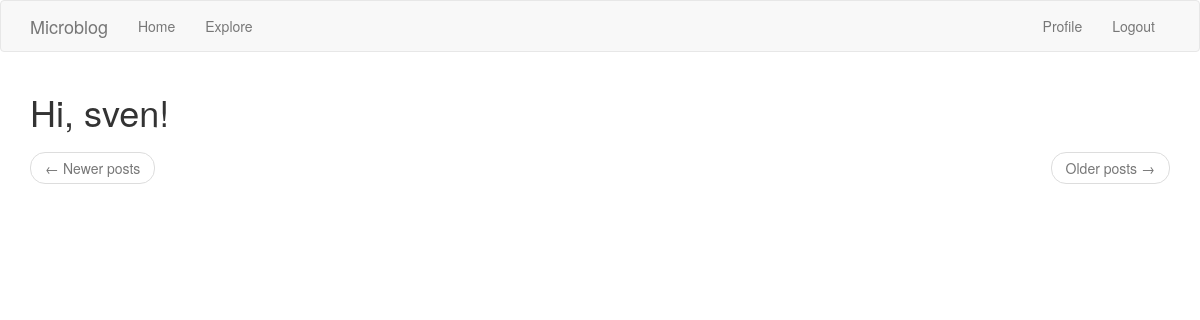
Before: /explore (signed in) with the older database file.
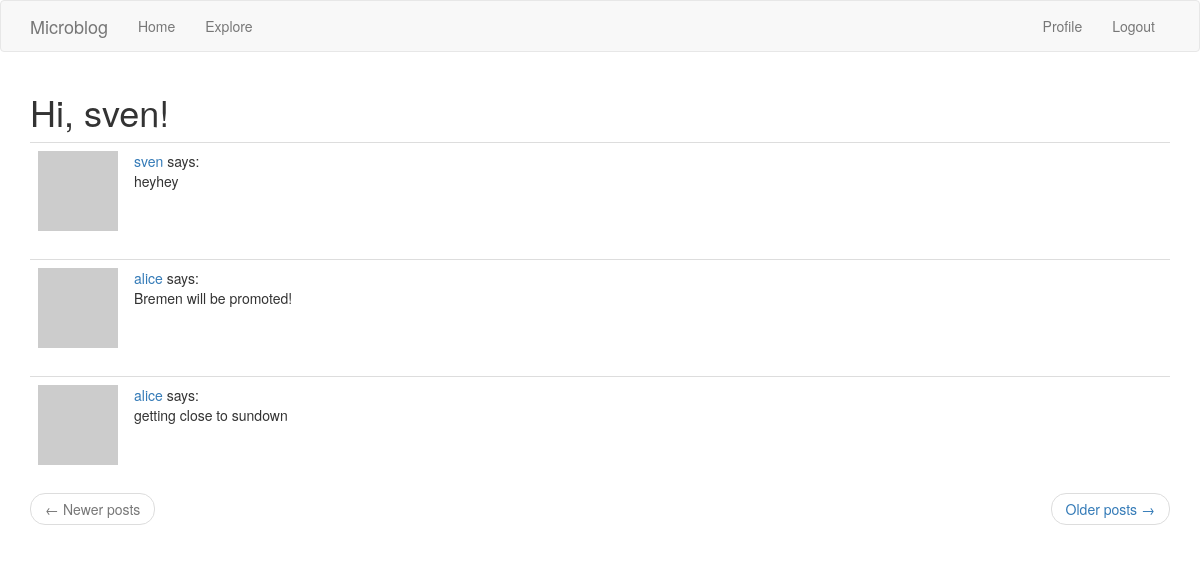
After: the same page with the newer database file.
### app/models.py (models this page shows, shortened)
class User(UserMixin, db.Model):
    id = db.Column(db.Integer, primary_key=True)
    username = db.Column(db.String(64), index = True, unique = True)
    email = db.Column(db.String(120), index = True, unique = True)
    password_hash = db.Column(db.String(128))
    posts = db.relationship('Post', backref='author', lazy='dynamic')
    about_me = db.Column(db.String(140))
    last_seen = db.Column(db.DateTime, default=datetime.utcnow)
    followed = db.relationship('User', secondary=followers,
                                primaryjoin=(followers.c.follower_id == id),
                                secondaryjoin=(followers.c.followed_id == id),
                                backref=db.backref('followers', lazy='dynamic'),
                                lazy = 'dynamic')
    followed = db.relationship(
        'User', secondary=followers,
        primaryjoin=(followers.c.follower_id == id),
        secondaryjoin=(followers.c.followed_id == id),
        backref=db.backref('followers', lazy='dynamic'), lazy='dynamic')
    def avatar(self, size):
        digest = md5(self.email.lower().encode('utf-8')).hexdigest()
        return f'https://www.gravatar.com/avatar/{digest}?d=identicon&s={size}'

class Post(db.Model):
    id = db.Column(db.Integer, primary_key=True)
    body = db.Column(db.String(140))
    timestamp = db.Column(db.DateTime, index=True, default=datetime.utcnow)
    user_id = db.Column(db.Integer, db.ForeignKey('user.id'))

### app/routes.py (the view)
@app.route('/explore')
@login_required
def explore():
    page = request.args.get('page', 1, type=int)
    posts = Post.query.order_by(Post.timestamp.desc()).paginate(
        page, app.config['POSTS_PER_PAGE'], False)
    next_url = url_for('explore', page=posts.next_num) \
        if posts.has_next else None
    prev_url = url_for('explore', page=posts.prev_num) \
        if posts.has_prev else None
    return render_template("index.html", title='Explore', posts=posts.items,
                          next_url=next_url, prev_url=prev_url)

### app/models.py (called while the page is built)
@login.user_loader
def load_user(id):
    return User.query.get(int(id))

### app/routes.py (called while the page is built)
@app.before_request
def before_request():
    if current_user.is_authenticated:
        current_user.last_seen = datetime.utcnow()
        db.session.commit() #db.session.add is done internally by flask when using current_user

### app/templates/index.html (shortened to what this page needs)
{% extends "base.html" %}
{% import 'bootstrap/wtf.html' as wtf %}
{% block app_content %}
    <h1>Hi, {{ current_user.username }}!</h1>
    {% for post in posts %}
        {% include '_posts.html' %}
    {% endfor %}
    <nav aria-label="...">
        <ul class="pager">
            <li class="previous{% if not prev_url %} disabled{% endif %}">
                <a href="{{ prev_url or '#' }}">
                    <span aria-hidden="true">&larr;</span> Newer posts
                </a>
            </li>
            <li class="next{% if not next_url %} disabled{% endif %}">
                <a href="{{ next_url or '#' }}">
                    Older posts <span aria-hidden="true">&rarr;</span>
                </a>
            </li>
        </ul>
    </nav>
{% endblock %}

### app/templates/base.html (shortened to what this page needs)
{% extends 'bootstrap/base.html' %}
{% block navbar %}
    <nav class="navbar navbar-default">
        <div class="container">
            <div class="navbar-header">
                <a class="navbar-brand" href="{{ url_for('index') }}">Microblog</a>
            </div>
            <div class="collapse navbar-collapse" id="bs-example-navbar-collapse-1">
                <ul class="nav navbar-nav">
                    <li><a href="{{ url_for('index') }}">Home</a></li>
                    <li><a href="{{ url_for('explore') }}">Explore</a></li>
                </ul>
                <ul class="nav navbar-nav navbar-right">
                    {% if current_user.is_anonymous %}
                    <li><a href="{{ url_for('login') }}">Login</a></li>
                    {% else %}
                    <li><a href="{{ url_for('user', username=current_user.username) }}">Profile</a></li>
                    <li><a href="{{ url_for('logout') }}">Logout</a></li>
                    {% endif %}
                </ul>
            </div>
        </div>
    </nav>
{% endblock %}
{% block content %}
    <div class="container">
        {% block app_content %}{% endblock %}
    </div>
{% endblock %}

### app/templates/_posts.html
    <table class="table table-hover">
        <tr>
            <td width="70px">
                <a href="{{ url_for('user', username=post.author.username) }}">
                    <img src="{{ post.author.avatar(70) }}" />
                </a>
            </td>
            <td>
                <a href="{{ url_for('user', username=post.author.username) }}">
                    {{ post.author.username }}
                </a>
                says:
                <br>
                {{ post.body }}
            </td>
        </tr>
    </table>

Changed rows visible on the page:
added Post: author.username "sven", body "heyhey"
added Post: author.username "alice", body "Bremen will be promoted!"
added Post: author.username "alice", body "getting close to sundown"
